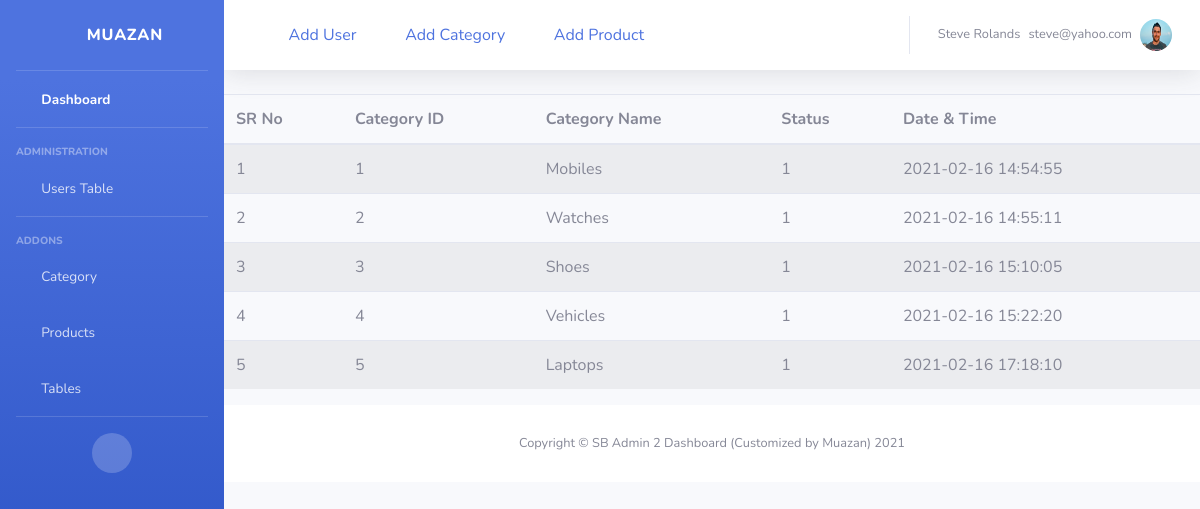
The app's page /category.php (signed in) with its own data.
### tables this page shows
CREATE TABLE `category` (
  `id` int(11) NOT NULL,
  `name` varchar(50) NOT NULL,
  `createdate` timestamp NOT NULL DEFAULT current_timestamp(),
  `status` int(11) NOT NULL DEFAULT 1
);

### main.php (called while the page is built, shortened)
<?php session_start();
class egan
{
    function connection()
    {
        $connect = mysqli_connect('localhost', 'root', '', 'egan');
        return $connect;
    }
    function userlive_info()
    {
        $a = $_SESSION['log'];
        $query = mysqli_query($this->connection(), "SELECT * FROM `admin` where email = '$a' ");
        return $query;
    }
    function getcategory()
    {
        $sql = "SELECT * FROM `category`";
        $query = mysqli_query($this->connection(), $sql);
        return $query;
    }
}
$object = new egan;

### category.php (the view)
<?php include('header.php');
?>
<section>
    <table class="table table-striped table-hover">
        <thead>
            <tr>
                <th>SR No</th>
                <th>Category ID</th>
                <th>Category Name</th>
                <th>Status</th>
                <th>Date & Time</th>
            </tr>
        </thead>
        <tbody>
            <?php
            $srno = 1;
            foreach ($object->getcategory() as $cat) {
            ?>
                <tr>
                    <td><?php echo $srno; ?></td>
                    <td><?php echo $cat['id']; ?></td>
                    <td><?php echo $cat['name']; ?></td>
                    <td><?php echo $cat['status']; ?></td>
                    <td><?php echo $cat['createdate']; ?></td>
                </tr>
            <?php
                $srno++;
            }
            ?>
        </tbody>
    </table>
</section>
<?php include('footer.php');
?>

### header.php (shortened to what this page needs)
<?php include('main.php');
foreach ($object->userlive_info() as $live) {
    $livename = $live['name'];
    $liveemail = $live['email'];
    $livephoto = $live['photo'];
}
?>
<!DOCTYPE html>
<html lang="en">
<head>
    <link href="vendor/fontawesome-free/css/all.min.css" rel="stylesheet" type="text/css">
    <link href="css/sb-admin-2.min.css" rel="stylesheet">
</head>
<body id="page-top">
    <div id="wrapper">
        <ul class="navbar-nav bg-gradient-primary sidebar sidebar-dark accordion" id="accordionSidebar">
            <a class="sidebar-brand d-flex align-items-center justify-content-center" href="index.php">
                <div class="sidebar-brand-icon rotate-n-15">
                    <i class="fas fa-laugh-wink"></i>
                </div>
                <div class="sidebar-brand-text mx-3">MUAZAN</div>
            </a>
            <hr class="sidebar-divider my-0">
            <li class="nav-item active">
                <a class="nav-link" href="index.php">
                    <i class="fas fa-fw fa-tachometer-alt"></i>
                    <span>Dashboard</span></a>
            </li>
            <hr class="sidebar-divider">
            <div class="sidebar-heading">
                Administration
            </div>
            <li class="nav-item">
                <a class="nav-link" href="users_table.php">
                    <i class="fas fa-fw fa-table"></i>
                    <span>Users Table</span>
                </a>
            </li>
            <hr class="sidebar-divider">
            <div class="sidebar-heading">
                Addons
            </div>
            <li class="nav-item">
                <a class="nav-link" href="category.php  ">
                    <i class="fas fa-fw fa-folder"></i>
                    <span>Category</span>
                </a>
            </li>
            <li class="nav-item">
                <a class="nav-link" href="products.php">
                    <i class="fas fa-fw fa-folder"></i>
                    <span>Products</span>
                </a>
            </li>
            <li class="nav-item">
                <a class="nav-link" href="tables.php">
                    <i class="fas fa-fw fa-table"></i>
                    <span>Tables</span></a>
            </li>
            <hr class="sidebar-divider d-none d-md-block">
            <div class="text-center d-none d-md-inline">
                <button class="rounded-circle border-0" id="sidebarToggle"></button>
            </div>
        </ul>
        <div id="content-wrapper" class="d-flex flex-column">
            <div id="content">
                <nav class="navbar navbar-expand navbar-light bg-white topbar mb-4 static-top shadow">
                    <a href="add_user.php" data-toggle="tooltip" data-placement="bottom" title="Add User">
                        <i class="fas fa-user-plus"></i>
                        <span>Add User</span>
                    </a>
                    <a href="add_category.php" data-toggle="tooltip" data-placement="bottom" title="Add Category">
                        <i class="fas fa-plus-square"></i>
                        <span>Add Category</span>
                    </a>
                    <a href="add_product.php" data-toggle="tooltip" data-placement="bottom" title="Add Product">
                        <i class="fas fa-plus-square"></i>
                        <span>Add Product</span>
                    </a>
                    <ul class="navbar-nav ml-auto">
                        <li class="nav-item dropdown no-arrow">
                            <a class="nav-link dropdown-toggle" href="#" id="userDropdown" role="button" data-toggle="dropdown" aria-haspopup="true" aria-expanded="false">
                                <span class="mr-2 d-none d-lg-inline text-gray-600 small"><?php echo $livename; ?></span>
                                <br>
                                <span class="mr-2 d-none d-lg-inline text-gray-600 small"><?php echo $liveemail; ?></span>
                                <img class="img-profile rounded-circle" src="uploads/admins/<?php echo $livephoto; ?>">
                            </a>
                        </li>
                    </ul>
                </nav>

### records on screen
category: id "1", name "Mobiles", status "1", createdate "2021-02-16 14:54:55"
category: id "2", name "Watches", status "1", createdate "2021-02-16 14:55:11"
category: id "3", name "Shoes", status "1", createdate "2021-02-16 15:10:05"
category: id "4", name "Vehicles", status "1", createdate "2021-02-16 15:22:20"
category: id "5", name "Laptops", status "1", createdate "2021-02-16 17:18:10"

### other values on screen
$livename "Steve Rolands"
$liveemail "steve@yahoo.com"
